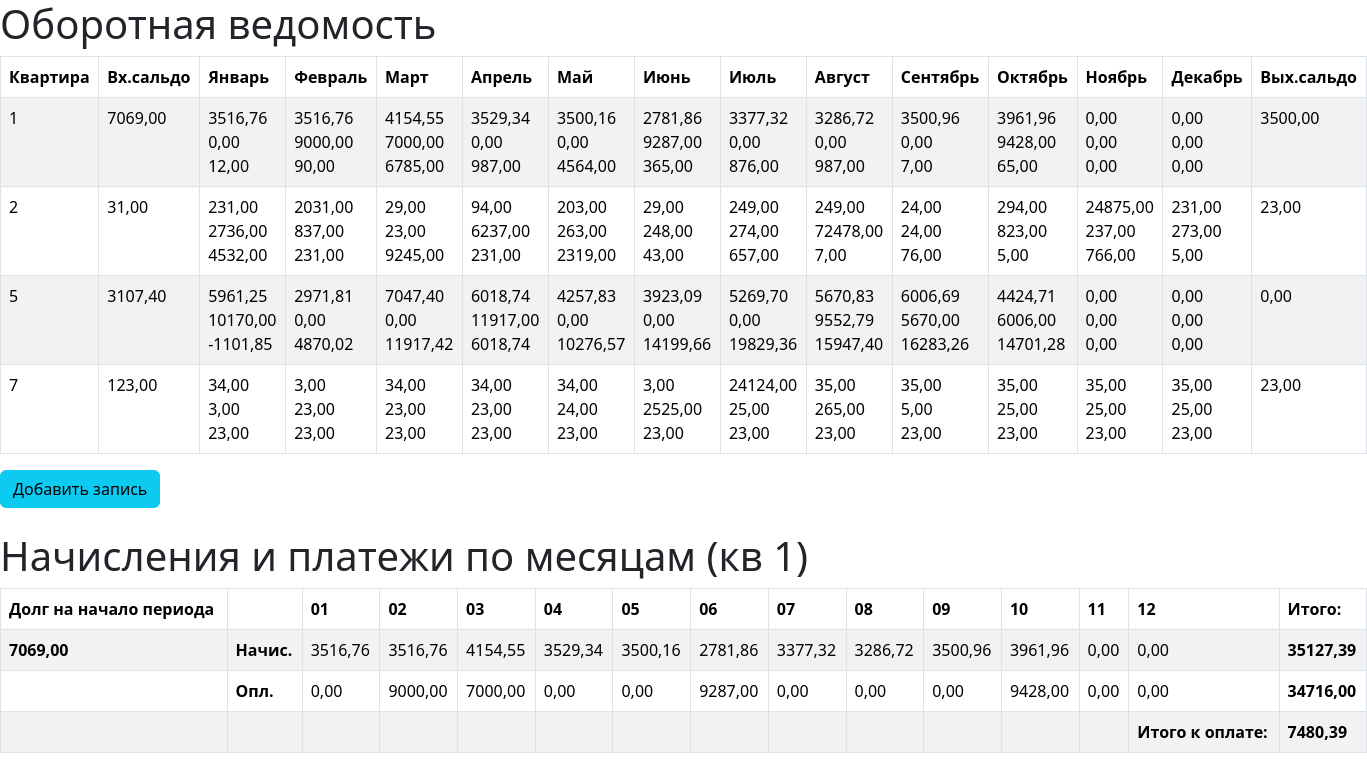
The page / on the database its author committed.
### labone/models.py (models this page shows)
class Saldo(models.Model):
    apartment = models.IntegerField(primary_key=True, unique=True)
    insaldo = DecimalField(max_digits=8, decimal_places=2)
    outsaldo = DecimalField(max_digits=8, decimal_places=2)
    january = DecimalField(max_digits=8, decimal_places=2)
    february = DecimalField(max_digits=8, decimal_places=2)
    march = DecimalField(max_digits=8, decimal_places=2)
    april = DecimalField(max_digits=8, decimal_places=2)
    may = DecimalField(max_digits=8, decimal_places=2)
    june = DecimalField(max_digits=8, decimal_places=2)
    july = DecimalField(max_digits=8, decimal_places=2)
    august = DecimalField(max_digits=8, decimal_places=2)
    september = DecimalField(max_digits=8, decimal_places=2)
    october = DecimalField(max_digits=8, decimal_places=2)
    november = DecimalField(max_digits=8, decimal_places=2)
    december = DecimalField(max_digits=8, decimal_places=2)

class Charge(models.Model):
    apartment = models.IntegerField(primary_key=True, unique=True)
    january = DecimalField(max_digits=8, decimal_places=2)
    february = DecimalField(max_digits=8, decimal_places=2)
    march = DecimalField(max_digits=8, decimal_places=2)
    april = DecimalField(max_digits=8, decimal_places=2)
    may = DecimalField(max_digits=8, decimal_places=2)
    june = DecimalField(max_digits=8, decimal_places=2)
    july = DecimalField(max_digits=8, decimal_places=2)
    august = DecimalField(max_digits=8, decimal_places=2)
    september = DecimalField(max_digits=8, decimal_places=2)
    october = DecimalField(max_digits=8, decimal_places=2)
    november = DecimalField(max_digits=8, decimal_places=2)
    december = DecimalField(max_digits=8, decimal_places=2)

class Payment(models.Model):
    apartment = models.IntegerField(primary_key=True, unique=True)
    january = DecimalField(max_digits=8, decimal_places=2)
    february = DecimalField(max_digits=8, decimal_places=2)
    march = DecimalField(max_digits=8, decimal_places=2)
    april = DecimalField(max_digits=8, decimal_places=2)
    may = DecimalField(max_digits=8, decimal_places=2)
    june = DecimalField(max_digits=8, decimal_places=2)
    july = DecimalField(max_digits=8, decimal_places=2)
    august = DecimalField(max_digits=8, decimal_places=2)
    september = DecimalField(max_digits=8, decimal_places=2)
    october = DecimalField(max_digits=8, decimal_places=2)
    november = DecimalField(max_digits=8, decimal_places=2)
    december = DecimalField(max_digits=8, decimal_places=2)

### labone/views.py (the view)
# urls.py: path('', index, name="home"),
def index(request):
    saldo = Saldo.objects.all()
    charges = Charge.objects.all()
    payments = Payment.objects.all()
    saldo_one = Saldo.objects.get(apartment=1)
    charges_one = Charge.objects.get(apartment=1)
    payments_one = Payment.objects.get(apartment=1)
    count_charges = 0
    count_payments = 0
    for field in Charge._meta.get_fields():
        value_charge = getattr(charges_one, field.name)
        value_payment = getattr(payments_one, field.name)
        count_charges += value_charge
        count_payments += value_payment
    result_payment = saldo_one.insaldo + (count_charges - count_payments)
    return render(request, 'labone/index.html',
                  {'saldo': saldo, 'charges': charges, 'payments': payments,
                   'saldo_one': saldo_one, 'charges_one': charges_one, 'payments_one': payments_one,
                   'count_charges': count_charges, 'count_payments': count_payments,
                   'result_payment': result_payment})

### labone/templates/labone/index.html (shortened to what this page needs)
{%load static%}
<!doctype html>
<html lang="ru">
<head>
    <link rel="stylesheet" href="https://cdn.jsdelivr.net/npm/bootstrap@5.3.2/dist/css/bootstrap.min.css">
    <link rel="stylesheet" href="{%static 'labone/css/labone.css'%}">
</head>
<body>
<h1>Оборотная ведомость</h1>
<table class="table table-bordered table-striped">
  <thead>
    <tr>
      <th>Квартира</th>
      <th>Вх.сальдо</th>
      <th>Январь</th>
      <th>Февраль</th>
      <th>Март</th>
      <th>Апрель</th>
      <th>Май</th>
      <th>Июнь</th>
      <th>Июль</th>
      <th>Август</th>
      <th>Сентябрь</th>
      <th>Октябрь</th>
      <th>Ноябрь</th>
      <th>Декабрь</th>
      <th>Вых.сальдо</th>
    </tr>
  </thead>
  <tbody>
  {% for val in saldo %}
    <tr>
      <td>{{ val.apartment }}</td>
      <td>{{ val.insaldo }}</td>
      <td>
        {% for charge in charges %}
          {% if charge.apartment == val.apartment %}
            {{ charge.january }}<br>
          {% endif %}
        {% endfor %}
        {% for payment in payments %}
          {% if payment.apartment == val.apartment %}
            {{ payment.january }}<br>
            {{ val.january }}
          {% endif %}
        {% endfor %}
      </td>
      <td>
        {% for charge in charges %}
          {% if charge.apartment == val.apartment %}
            {{ charge.february }}<br>
          {% endif %}
        {% endfor %}
        {% for payment in payments %}
          {% if payment.apartment == val.apartment %}
            {{ payment.february }}<br>
            {{ val.february }}
          {% endif %}
        {% endfor %}
      </td>
      <td>
        {% for charge in charges %}
          {% if charge.apartment == val.apartment %}
            {{ charge.march }}<br>
          {% endif %}
        {% endfor %}
        {% for payment in payments %}
          {% if payment.apartment == val.apartment %}
            {{ payment.march }}<br>
            {{ val.march }}
          {% endif %}
        {% endfor %}
      </td>
      <td>
        {% for charge in charges %}
          {% if charge.apartment == val.apartment %}
            {{ charge.april }}<br>
          {% endif %}
        {% endfor %}
        {% for payment in payments %}
          {% if payment.apartment == val.apartment %}
            {{ payment.april }}<br>
            {{ val.april }}
          {% endif %}
        {% endfor %}
      </td>
      <td>
        {% for charge in charges %}
          {% if charge.apartment == val.apartment %}
            {{ charge.may }}<br>
          {% endif %}
        {% endfor %}
        {% for payment in payments %}
          {% if payment.apartment == val.apartment %}
            {{ payment.may }}<br>
            {{ val.may }}
          {% endif %}
        {% endfor %}
      </td>
      <td>
        {% for charge in charges %}
          {% if charge.apartment == val.apartment %}
            {{ charge.june }}<br>
          {% endif %}
        {% endfor %}
        {% for payment in payments %}
          {% if payment.apartment == val.apartment %}
            {{ payment.june }}<br>
            {{ val.june }}
          {% endif %}
        {% endfor %}
      </td>
      <td>
        {% for charge in charges %}
          {% if charge.apartment == val.apartment %}
            {{ charge.july }}<br>
          {% endif %}
        {% endfor %}
        {% for payment in payments %}
          {% if payment.apartment == val.apartment %}
            {{ payment.july }}<br>
            {{ val.july }}
          {% endif %}
        {% endfor %}
      </td>
      <td>
        {% for charge in charges %}
          {% if charge.apartment == val.apartment %}
            {{ charge.august }}<br>
          {% endif %}
        {% endfor %}
        {% for payment in payments %}
          {% if payment.apartment == val.apartment %}
            {{ payment.august }}<br>
            {{ val.august }}
          {% endif %}
        {% endfor %}
      </td>
      <td>
        {% for charge in charges %}
          {% if charge.apartment == val.apartment %}
            {{ charge.september }}<br>
          {% endif %}
        {% endfor %}
        {% for payment in payments %}
          {% if payment.apartment == val.apartment %}
            {{ payment.september }}<br>
            {{ val.september }}
          {% endif %}
        {% endfor %}
      </td>
      <td>
        {% for charge in charges %}
          {% if charge.apartment == val.apartment %}
            {{ charge.october }}<br>
          {% endif %}
        {% endfor %}
        {% for payment in payments %}
          {% if payment.apartment == val.apartment %}
            {{ payment.october }}<br>
            {{ val.october }}
          {% endif %}
        {% endfor %}
      </td>
      <td>
        {% for charge in charges %}
          {% if charge.apartment == val.apartment %}
            {{ charge.november }}<br>
          {% endif %}
        {% endfor %}
        {% for payment in payments %}
          {% if payment.apartment == val.apartment %}
            {{ payment.november }}<br>
            {{ val.november }}
          {% endif %}
        {% endfor %}
      </td>
      <td>
        {% for charge in charges %}
          {% if charge.apartment == val.apartment %}
            {{ charge.december }}<br>
          {% endif %}
        {% endfor %}
        {% for payment in payments %}
          {% if payment.apartment == val.apartment %}
            {{ payment.december }}<br>
            {{ val.december }}
          {% endif %}
        {% endfor %}
      </td>
      <td>{{ val.outsaldo}}</td>
    </tr>
  {% endfor %}
  </tbody>
</table>
<a href="{% url 'create_saldo' %}"><button class="btn btn-info"> Добавить запись</button></a>
<br>
<br>
<h1>Начисления и платежи по месяцам (кв 1)</h1>
<table class="table table-bordered table-striped">
  <thead>
  <tr>
    <th>Долг на начало периода</th>
      <th></th>
      <th>01</th>
      <th>02</th>
      <th>03</th>
      <th>04</th>
      <th>05</th>
      <th>06</th>
      <th>07</th>
      <th>08</th>
      <th>09</th>
      <th>10</th>
      <th>11</th>
      <th>12</th>
      <th>Итого:</th>
    </tr>
  </thead>
  <tbody>
    <tr>
      <th>{{saldo_one.insaldo}}</th>
      <th>Начис.</th>
      <td> {{charges_one.january}} </td>
      <td> {{charges_one.february}} </td>
      <td> {{charges_one.march}} </td>
      <td> {{charges_one.april}} </td>
      <td> {{charges_one.may}} </td>
      <td> {{charges_one.june}} </td>
      <td> {{charges_one.july}} </td>
      <td> {{charges_one.august}} </td>
      <td> {{charges_one.september}} </td>
      <td> {{charges_one.october}} </td>
      <td> {{charges_one.november}} </td>
      <td> {{charges_one.december}} </td>
      <th> {{count_charges}} </th>
    </tr>
    <tr>
      <th></th>
      <th>Опл.</th>
      <td> {{payments_one.january}} </td>
      <td> {{payments_one.february}} </td>
      <td> {{payments_one.march}} </td>
      <td> {{payments_one.april}} </td>
      <td> {{payments_one.may}} </td>
      <td> {{payments_one.june}} </td>
      <td> {{payments_one.july}} </td>
      <td> {{payments_one.august}} </td>
      <td> {{payments_one.september}} </td>
      <td> {{payments_one.october}} </td>
      <td> {{payments_one.november}} </td>
      <td> {{payments_one.december}} </td>
      <th>{{count_payments}}</th>
    </tr>
  <tr>
    <th></th>
    <th></th>
    <th></th>
    <th></th>
    <th></th>
    <th></th>
    <th></th>
    <th></th>
    <th></th>
    <th></th>
    <th></th>
    <th></th>
    <th></th>
    <th><b>Итого к оплате:</b></th>
    <th>{{result_payment}}</th>
  </tr>
  </tbody>
</table>
</body>
</html>

### rows shown on the page
Saldo: apartment "1", insaldo "7069,00", january "12,00", february "90,00", march "6785,00", april "987,00", may "4564,00", june "365,00", july "876,00", august "987,00", september "7,00", october "65,00", november "0,00", december "0,00", outsaldo "3500,00"
Charge: january "3516,76", february "3516,76", march "4154,55", april "3529,34", may "3500,16", june "2781,86", july "3377,32", august "3286,72", september "3500,96", october "3961,96", november "0,00", december "0,00"
Payment: january "0,00", february "9000,00", march "7000,00", april "0,00", may "0,00", june "9287,00", july "0,00", august "0,00", september "0,00", october "9428,00", november "0,00", december "0,00"
Saldo: apartment "2", insaldo "31,00", january "4532,00", february "231,00", march "9245,00", april "231,00", may "2319,00", june "43,00", july "657,00", august "7,00", september "76,00", october "5,00", november "766,00", december "5,00", outsaldo "23,00"
Charge: january "231,00", february "2031,00", march "29,00", april "94,00", may "203,00", june "29,00", july "249,00", august "249,00", september "24,00", october "294,00", november "24875,00", december "231,00"
Payment: january "2736,00", february "837,00", march "23,00", april "6237,00", may "263,00", june "248,00", july "274,00", august "72478,00", september "24,00", october "823,00", november "237,00", december "273,00"
Saldo: apartment "5", insaldo "3107,40", january "-1101,85", february "4870,02", march "11917,42", april "6018,74", may "10276,57", june "14199,66", july "19829,36", august "15947,40", september "16283,26", october "14701,28", november "0,00", december "0,00", outsaldo "0,00"
Charge: january "5961,25", february "2971,81", march "7047,40", april "6018,74", may "4257,83", june "3923,09", july "5269,70", august "5670,83", september "6006,69", october "4424,71", november "0,00", december "0,00"
Payment: january "10170,00", february "0,00", march "0,00", april "11917,00", may "0,00", june "0,00", july "0,00", august "9552,79", september "5670,00", october "6006,00", november "0,00", december "0,00"
Saldo: apartment "7", insaldo "123,00", january "23,00", february "23,00", march "23,00", april "23,00", may "23,00", june "23,00", july "23,00", august "23,00", september "23,00", october "23,00", november "23,00", december "23,00", outsaldo "23,00"
Charge: january "34,00", february "3,00", march "34,00", april "34,00", may "34,00", june "3,00", july "24124,00", august "35,00", september "35,00", october "35,00", november "35,00", december "35,00"
Payment: january "3,00", february "23,00", march "23,00", april "23,00", may "24,00", june "2525,00", july "25,00", august "265,00", september "5,00", october "25,00", november "25,00", december "25,00"

### other values the page prints
{{ count_charges }} "35127,39"
{{ count_payments }} "34716,00"
{{ result_payment }} "7480,39"
